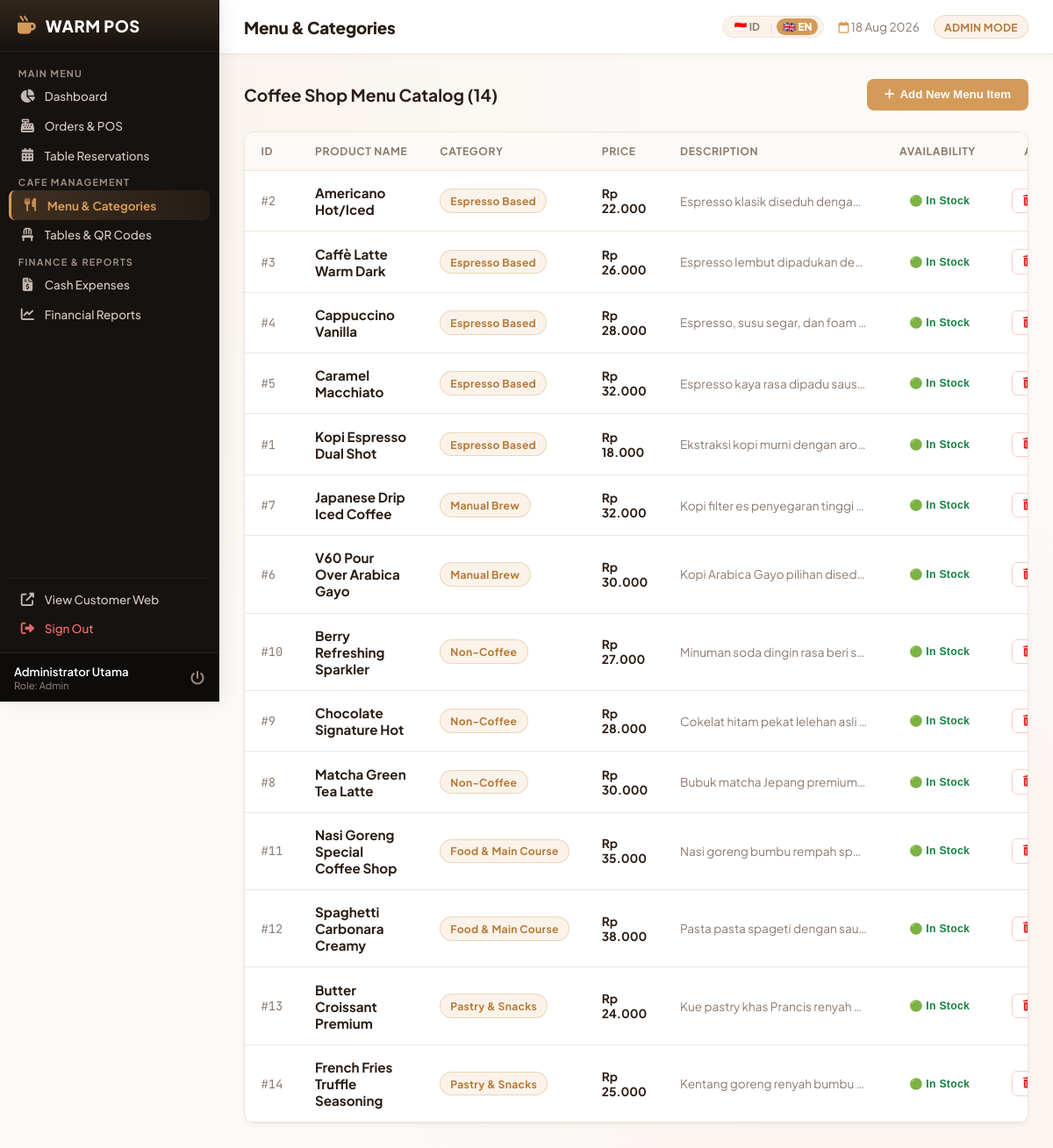
The app's page /admin/products.php?lang=en (signed in) with its own data.
### tables this page shows
CREATE TABLE IF NOT EXISTS `products` (
  `id` INT AUTO_INCREMENT PRIMARY KEY,
  `category_id` INT NOT NULL,
  `name` VARCHAR(100) NOT NULL,
  `description` TEXT,
  `price` DECIMAL(10,2) NOT NULL,
  `image` VARCHAR(255) DEFAULT NULL,
  `is_available` TINYINT(1) DEFAULT 1,
  `created_at` DATETIME DEFAULT CURRENT_TIMESTAMP,
  FOREIGN KEY (`category_id`) REFERENCES `categories`(`id`) ON DELETE CASCADE
);

CREATE TABLE IF NOT EXISTS `categories` (
  `id` INT AUTO_INCREMENT PRIMARY KEY,
  `name` VARCHAR(50) NOT NULL,
  `slug` VARCHAR(50) NOT NULL UNIQUE,
  `icon` VARCHAR(50) DEFAULT 'coffee'
);

### config/lang.php (called while the page is built, shortened)
<?php
$current_lang = $_SESSION['lang'] ?? 'id';
if (!function_exists('__')) {
    function __($key, $default = '') {
        global $translations, $current_lang;
        if (isset($translations[$current_lang][$key])) {
            return $translations[$current_lang][$key];
        }
        return !empty($default) ? $default : $key;
    }
}
if (!function_exists('get_current_lang')) {
    function get_current_lang() {
        global $current_lang;
        return $current_lang;
    }
}

### config/database.php (called while the page is built, shortened)
<?php
function format_rupiah($number) {
    return 'Rp ' . number_format($number, 0, ',', '.');
}
require_once __DIR__ . '/lang.php';

### admin/products.php (the view, shortened to what this page needs)
<?php
require_once __DIR__ . '/../config/database.php';
$products   = $pdo->query("SELECT p.*, c.name as category_name FROM products p JOIN categories c ON p.category_id = c.id ORDER BY p.category_id ASC, p.name ASC")->fetchAll();
require_once __DIR__ . '/../includes/admin_header.php';
?>
<div style="display: flex; justify-content: space-between; align-items: center; margin-bottom: 1.5rem;">
    <h3 style="color: var(--admin-text-main); margin: 0; font-size: 1.2rem;"><?php echo get_current_lang() == 'en' ? 'Coffee Shop Menu Catalog' : 'Daftar Menu Coffee Shop'; ?> (<?php echo count($products); ?>)</h3>
    <button data-modal-target="addProductModal" class="btn" style="background: var(--admin-accent); color: #ffffff; font-weight: 700; border: none; padding: 0.65rem 1.25rem; border-radius: 8px; cursor: pointer; display: flex; align-items: center; gap: 6px;">
        <i class="fas fa-plus"></i> <?php echo __('admin_add_product', 'Tambah Menu Baru'); ?>
    </button>
</div>
<div class="card-table">
    <div class="table-responsive">
        <table class="data-table">
            <thead>
                <tr>
                    <th>ID</th>
                    <th><?php echo get_current_lang() == 'en' ? 'Product Name' : 'Nama Menu'; ?></th>
                    <th><?php echo get_current_lang() == 'en' ? 'Category' : 'Kategori'; ?></th>
                    <th><?php echo get_current_lang() == 'en' ? 'Price' : 'Harga'; ?></th>
                    <th><?php echo get_current_lang() == 'en' ? 'Description' : 'Deskripsi'; ?></th>
                    <th><?php echo get_current_lang() == 'en' ? 'Availability' : 'Status Stok'; ?></th>
                    <th style="text-align: center;"><?php echo __('admin_action', 'Aksi'); ?></th>
                </tr>
            </thead>
            <tbody>
                <?php foreach ($products as $p): ?>
                    <tr>
                        <td style="color: var(--admin-muted); font-family: 'JetBrains Mono', monospace;">#<?php echo $p['id']; ?></td>
                        <td><strong style="color: var(--admin-text-main); font-size: 0.95rem;"><?php echo htmlspecialchars($p['name']); ?></strong></td>
                        <td>
                            <span class="badge" style="background: var(--admin-accent-light); color: var(--admin-accent-dark); border-color: rgba(200, 138, 72, 0.3);">
                                <?php echo htmlspecialchars($p['category_name']); ?>
                            </span>
                        </td>
                        <td><strong style="color: var(--admin-text-main);"><?php echo format_rupiah($p['price']); ?></strong></td>
                        <td style="font-size: 0.85rem; color: var(--admin-muted); max-width: 250px; text-overflow: ellipsis; overflow: hidden; white-space: nowrap;">
                            <?php echo htmlspecialchars($p['description']); ?>
                        </td>
                        <td>
                            <form action="products.php" method="POST" style="margin: 0;">
                                <button type="submit" style="background: transparent; border: none; cursor: pointer;" class="badge <?php echo $p['is_available'] ? 'badge-ready' : 'badge-cancelled'; ?>">
                                    <?php echo $p['is_available'] ? (get_current_lang() == 'en' ? '🟢 In Stock' : '🟢 Tersedia') : (get_current_lang() == 'en' ? '🔴 Out of Stock' : '🔴 Habis'); ?>
                                </button>
                            </form>
                        </td>
                        <td style="text-align: center;">
                            <form action="products.php" method="POST" onsubmit="return confirm('<?php echo get_current_lang() == 'en' ? 'Are you sure you want to delete this menu item?' : 'Yakin ingin menghapus menu ini?'; ?>');" style="display: inline;">
                                <button type="submit" style="background: #fff; border: 1px solid #fecaca; color: #dc2626; padding: 0.35rem 0.75rem; border-radius: 6px; cursor: pointer; font-size: 0.8rem; font-weight: 600; display: inline-flex; align-items: center; gap: 4px;">
                                    <i class="fas fa-trash-alt"></i> <?php echo get_current_lang() == 'en' ? 'Delete' : 'Hapus'; ?>
                                </button>
                            </form>
                        </td>
                    </tr>
                <?php endforeach; ?>
            </tbody>
        </table>
    </div>
</div>
<?php include __DIR__ . '/../includes/admin_footer.php'; ?>

### assets/css/admin.css (style rules this page uses)
:root { --admin-bg: #fcf9f6; --admin-card: #ffffff; --admin-border: #ede4dc; --admin-border-hover: #d49a59; --admin-accent: #d49a59; --admin-accent-dark: #b57a39; --admin-accent-light: #fbf3ea; --admin-sidebar-bg: #161210; --admin-sidebar-border: #26201d; --admin-text-main: #2b1d14; --admin-text: #4a3b32; --admin-text-white: #ffffff; --admin-muted: #8c7a6e; --success-bg: #f0fdf4; --success-color: #15803d; --success-border: #bbf7d0; --warning-bg: #fffbeb; --warning-color: #b45309; --warning-border: #fde68a; --danger-bg: #fef2f2; --danger-color: #b91c1c; --danger-border: #fecaca; --info-bg: #eff6ff; --info-color: #1d4ed8; --info-border: #bfdbfe; --shadow-sm: 0 2px 6px rgba(43, 29, 20, 0.04); --shadow-md: 0 8px 24px rgba(43, 29, 20, 0.06); }
* { margin: 0; padding: 0; box-sizing: border-box; }
body { font-family: 'Plus Jakarta Sans', -apple-system, BlinkMacSystemFont, sans-serif; background-color: var(--admin-bg); color: var(--admin-text); display: flex; min-height: 100vh; background-image: radial-gradient(circle at 10% 10%, rgba(212, 154, 89, 0.06) 0%, transparent 40%), radial-gradient(circle at 90% 90%, rgba(229, 107, 70, 0.04) 0%, transparent 40%); background-attachment: fixed; }
.card-table { background-color: var(--admin-card); border: 1px solid var(--admin-border); border-radius: 12px; overflow: hidden; margin-bottom: 1.75rem; box-shadow: var(--shadow-sm); }
.table-responsive { width: 100%; overflow-x: auto; }
.data-table { width: 100%; border-collapse: collapse; text-align: left; font-size: 0.86rem; }
.data-table th { background-color: #fcf9f6; color: var(--admin-muted); padding: 0.85rem 1.15rem; font-weight: 700; border-bottom: 1px solid var(--admin-border); white-space: nowrap; font-size: 0.76rem; text-transform: uppercase; letter-spacing: 0.6px; }
.data-table td { padding: 0.95rem 1.15rem; border-bottom: 1px solid var(--admin-border); color: var(--admin-text); vertical-align: middle; }
.badge { display: inline-flex; align-items: center; gap: 4px; padding: 0.3rem 0.7rem; border-radius: 20px; font-size: 0.76rem; font-weight: 700; letter-spacing: 0.3px; border: 1px solid transparent; white-space: nowrap; }
.badge-ready, .badge-completed { background-color: var(--success-bg); color: var(--success-color); border-color: var(--success-border); }

### records on screen
products: id "2", name "Americano Hot/Iced", category.name "Espresso Based", price "Rp 22.000", description "Espresso klasik diseduh denga…", is_available "🟢 In Stock"
products: id "3", name "Caffè Latte Warm Dark", category.name "Espresso Based", price "Rp 26.000", description "Espresso lembut dipadukan de…", is_available "🟢 In Stock"
products: id "4", name "Cappuccino Vanilla", category.name "Espresso Based", price "Rp 28.000", description "Espresso, susu segar, dan foam…", is_available "🟢 In Stock"
products: id "5", name "Caramel Macchiato", category.name "Espresso Based", price "Rp 32.000", description "Espresso kaya rasa dipadu saus…", is_available "🟢 In Stock"
products: id "1", name "Kopi Espresso Dual Shot", category.name "Espresso Based", price "Rp 18.000", description "Ekstraksi kopi murni dengan aro…", is_available "🟢 In Stock"
products: id "7", name "Japanese Drip Iced Coffee", category.name "Manual Brew", price "Rp 32.000", description "Kopi filter es penyegaran tinggi…", is_available "🟢 In Stock"
products: id "6", name "V60 Pour Over Arabica Gayo", category.name "Manual Brew", price "Rp 30.000", description "Kopi Arabica Gayo pilihan dised…", is_available "🟢 In Stock"
products: id "10", name "Berry Refreshing Sparkler", category.name "Non-Coffee", price "Rp 27.000", description "Minuman soda dingin rasa beri s…", is_available "🟢 In Stock"
products: id "9", name "Chocolate Signature Hot", category.name "Non-Coffee", price "Rp 28.000", description "Cokelat hitam pekat lelehan asli…", is_available "🟢 In Stock"
products: id "8", name "Matcha Green Tea Latte", category.name "Non-Coffee", price "Rp 30.000", description "Bubuk matcha Jepang premium…", is_available "🟢 In Stock"
products: id "11", name "Nasi Goreng Special Coffee Shop", category.name "Food & Main Course", price "Rp 35.000", description "Nasi goreng bumbu rempah sp…", is_available "🟢 In Stock"
products: id "12", name "Spaghetti Carbonara Creamy", category.name "Food & Main Course", price "Rp 38.000", description "Pasta pasta spageti dengan sau…", is_available "🟢 In Stock"
products: id "13", name "Butter Croissant Premium", category.name "Pastry & Snacks", price "Rp 24.000", description "Kue pastry khas Prancis renyah…", is_available "🟢 In Stock"
products: id "14", name "French Fries Truffle Seasoning", category.name "Pastry & Snacks", price "Rp 25.000", description "Kentang goreng renyah bumbu…", is_available "🟢 In Stock"

### other values on screen
__('admin_dashboard', 'Dashboard') "Dashboard"
__('admin_orders', 'Pesanan & Transaksi') "Orders & POS"
__('admin_reservations', 'Reservasi Meja') "Table Reservations"
__('admin_products', 'Menu & Kategori') "Menu & Categories"
__('admin_tables', 'Kelola Meja') "Tables & QR Codes"
__('admin_expenses', 'Pengeluaran Kas') "Cash Expenses"
__('admin_reports', 'Laporan Keuangan') "Financial Reports"
__('admin_customer_web', 'Web Customer') "View Customer Web"
__('admin_logout', 'Keluar') "Sign Out"
$user_fullname "Administrator Utama"
$user_role "Admin"
$page_title "Menu & Categories"
$user_role "ADMIN"
count($products) "14"
__('admin_add_product', 'Tambah Menu Baru') "Add New Menu Item"
